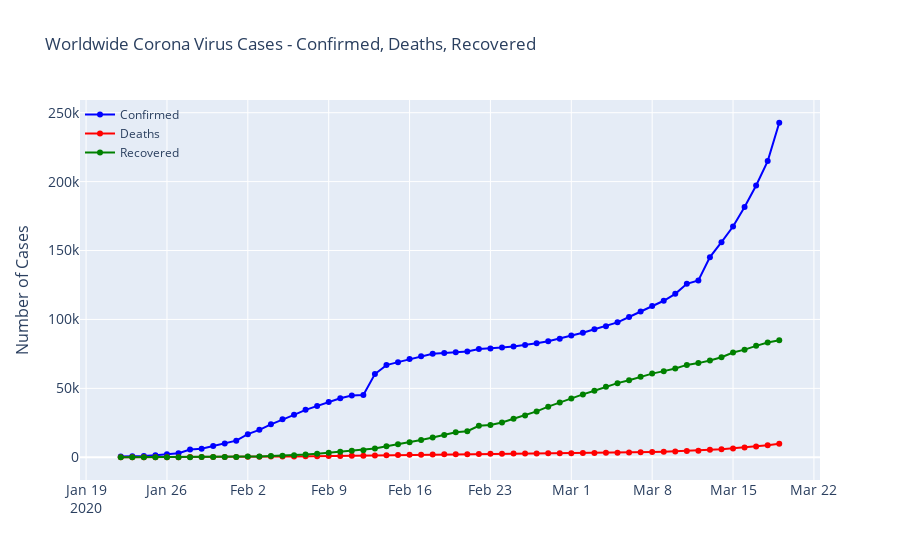

Here is the notebook cell this chart was saved with:
### Code cell
plot_covid19_trends(world_combined_df, 'Worldwide Corona Virus Cases - Confirmed, Deaths, Recovered')
